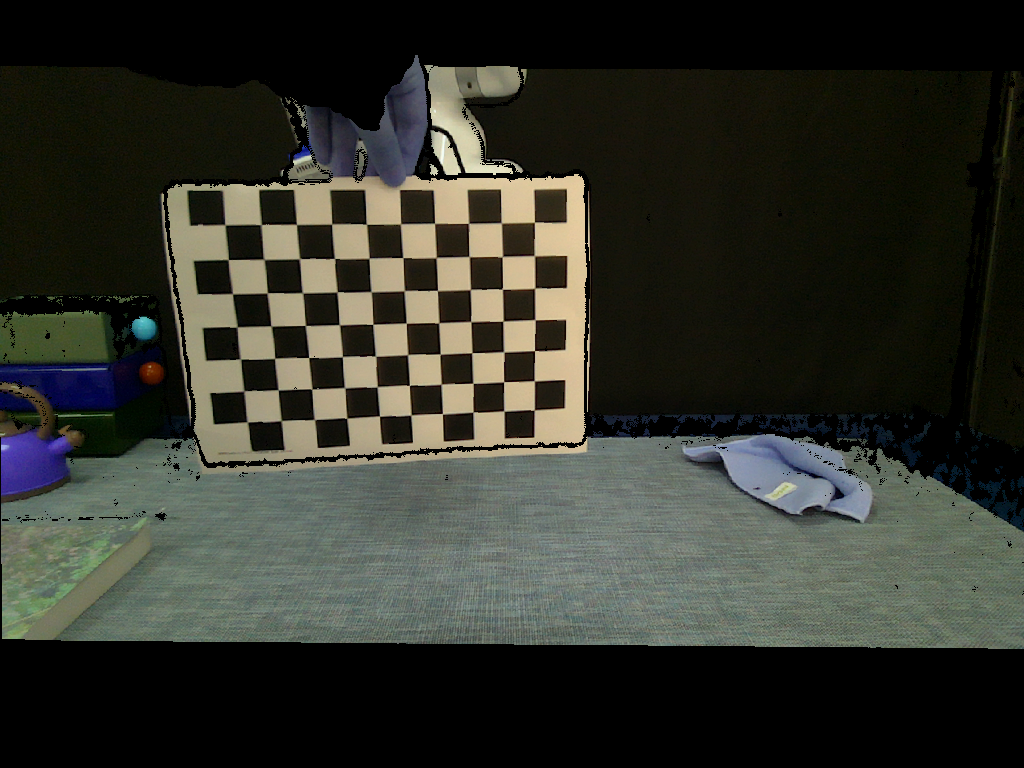
#> input picture captures1/camera_2_f1422097/color_1.png, 1024 x 768 px; its folder holds only this picture in this run
$ python calibration.py
#> lines starting #> are read from the running program, lines starting #| are printed output that depends on the picture; after the words box and inside, x2 and y2 are one past the last pixel; in counts of white or black regions, pixels touching at a corner belong together
import numpy as np
import cv2
import glob
import os
from matplotlib import pyplot as plt

# Chessboard parameters
BOARD_WIDTH = 10    # Number of inner corners (width)
BOARD_HEIGHT = 7   # Number of inner corners (height)
SQUARE_SIZE = 0.024  # Size of one square in meters (or your preferred unit)

def calibrate_camera(image_paths, camera_name):
    """Calibrate a single camera and return its intrinsics and extrinsics"""
    # Prepare object points (0,0,0), (1,0,0), (2,0,0) ..., (8,5,0)
    objp = np.zeros((BOARD_WIDTH * BOARD_HEIGHT, 3), np.float32)
    objp[:, :2] = np.mgrid[0:BOARD_WIDTH, 0:BOARD_HEIGHT].T.reshape(-1, 2) * SQUARE_SIZE

    # Arrays to store object points and image points from all images
    objpoints = []  # 3d points in real world space
    imgpoints = []  # 2d points in image plane

    # Find chessboard corners
    for fname in image_paths:
        img = cv2.imread(fname)
        gray = cv2.cvtColor(img, cv2.COLOR_BGR2GRAY)

        # Find the chessboard corners
        ret, corners = cv2.findChessboardCorners(gray, (BOARD_WIDTH, BOARD_HEIGHT), None)

        # If found, add object points, image points
        if ret:
            objpoints.append(objp)

            # Refine corner locations
            criteria = (cv2.TERM_CRITERIA_EPS + cv2.TERM_CRITERIA_MAX_ITER, 30, 0.001)
            corners2 = cv2.cornerSubPix(gray, corners, (11, 11), (-1, -1), criteria)
            imgpoints.append(corners2)

            # Draw and display the corners
            img = cv2.drawChessboardCorners(img, (BOARD_WIDTH, BOARD_HEIGHT), corners2, ret)
            cv2.imshow(f'{camera_name} - Corners', img)
            cv2.waitKey(500)

    cv2.destroyAllWindows()

    if not objpoints:
        raise ValueError(f"No chessboard corners found for camera {camera_name}")

    # Calibrate camera
    ret, mtx, dist, rvecs, tvecs = cv2.calibrateCamera(objpoints, imgpoints, gray.shape[::-1], None, None)

    # For extrinsic calibration relative to world (chessboard), we'll use the first image
    # The world coordinate system is defined by the chessboard in the first image
    R, _ = cv2.Rodrigues(rvecs[0])  # Convert rotation vector to matrix
    T = tvecs[0]  # Translation vector

    return mtx, dist, R, T

def main():
    # Paths to images from three cameras
    camera_paths = {
        # 'cam1': sorted(glob.glob('captures/camera_1_231522072820/color_*.png')),
        'cam3': sorted(glob.glob('captures/camera_2_f1422097/color_*.png')),
        # 'cam2': sorted(glob.glob('captures/camera_1_317622075882/color_*.png')),
    }

    # Verify we have images
    for cam_name, paths in camera_paths.items():
        if not paths:
            raise ValueError(f"No images found for {cam_name}")
        print(f"Found {len(paths)} images for {cam_name}")

    # Calibrate each camera
    cameras = {}
    for cam_name, paths in camera_paths.items():
        print(f"\nCalibrating {cam_name}...")
        mtx, dist, R, T = calibrate_camera(paths, cam_name)
#> in calibrate_camera, img is the input picture: shape (768, 1024, 3); mean B, G, R 43.5, 51.5, 49.9
#> in calibrate_camera, `gray = cv2.cvtColor(img, cv2.COLOR_BGR2GRAY)`:
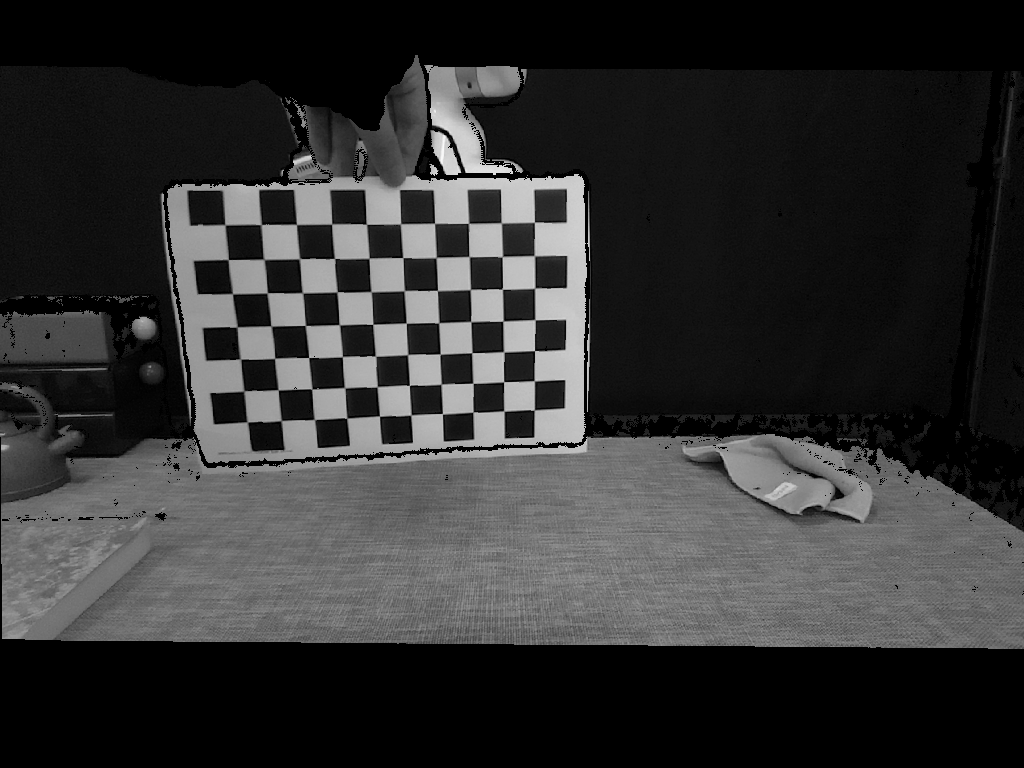
#> gray: shape (768, 1024); min 0, max 250, mean 50.1
#> in calibrate_camera, `ret, corners = cv2.findChessboardCorners(gray, (BOARD_WIDTH, BOARD_HEI..`: ret = True; corners = 70 rows, first 8: [225.1, 224.9], [261.2, 224.6], [296.5, 224.5], [331.6, 224.1], [366.4, 224.2], [400.5, 223.9], [434.5, 223.3], [468.5, 223.3]
#> in calibrate_camera, `corners2 = cv2.cornerSubPix(gray, corners, (11, 11), (-1, -1), criteria)`: corners2 = 70 rows, first 8: [224.9, 224.7], [261.1, 224.5], [296.4, 224.4], [331.7, 224], [366.3, 224.2], [400.5, 223.8], [434.6, 223.3], [468.6, 223.4]
#> in calibrate_camera, `img = cv2.drawChessboardCorners(img, (BOARD_WIDTH, BOARD_HEIGHT), corn..`:
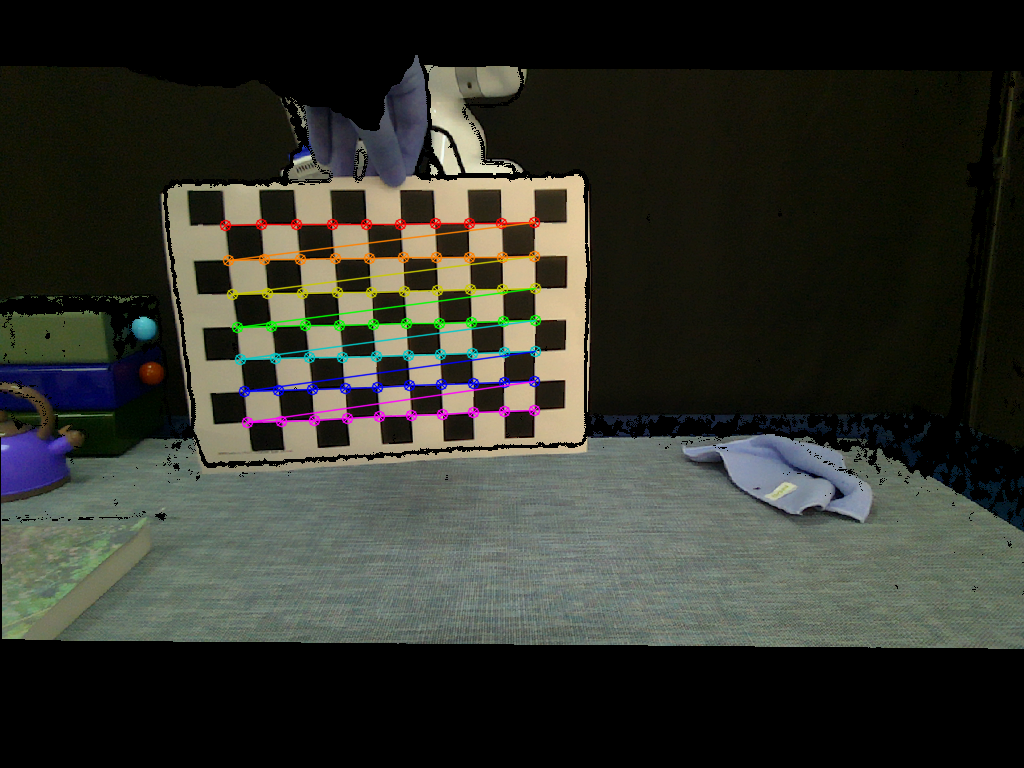
#> img: shape (768, 1024, 3); 2.13% of pixels changed, all inside (x1, y1, x2, y2) = (219, 216, 542, 429)
#> in calibrate_camera, `ret, mtx, dist, rvecs, tvecs = cv2.calibrateCamera(objpoints, imgpoint..`: ret = 0.332; mtx = [[576.6, 0, 474.4], [0, 547.9, 432.6], [0, 0, 1]]; dist = [[0.0767, -0.152, -0.00421, 0.00372, 0.0146]]; rvecs = ([0.203, -0.113, -0.0377],); tvecs = ([-0.171, -0.149, 0.398],)
#> in calibrate_camera, `R, _ = cv2.Rodrigues(rvecs[0])`: R = [[0.993, 0.026, -0.116], [-0.0488, 0.979, -0.199], [0.108, 0.203, 0.973]]
#> in calibrate_camera, `T = tvecs[0]`: T = [-0.171, -0.149, 0.398]
#> mtx = [[576.6, 0, 474.4], [0, 547.9, 432.6], [0, 0, 1]]; dist = [[0.0767, -0.152, -0.00421, 0.00372, 0.0146]]; T = [-0.171, -0.149, 0.398]
        cameras[cam_name] = {
            'K': mtx,       # Intrinsic matrix
            'dist': dist,    # Distortion coefficients
            'R': R,          # Rotation matrix (world to camera)
            'T': T          # Translation vector (world to camera)
        }
        print(f"Calibration complete for {cam_name}")

    # Print results
    print("\nExtrinsic parameters (world to camera):")
    for cam_name, params in cameras.items():
        print(f"\n{cam_name}:")
        for key in params:

            print(f"{key}:")
            print(params[key])
#> this loop made 1 pass
#> cam_name on pass 1: 'cam3'
#> (printed output is left out)
        # print("Translation vector:")
        # print(params['T'])

    # Visualize camera positions (optional)
    fig = plt.figure()
    ax = fig.add_subplot(111, projection='3d')

    # Plot world origin (chessboard center)
    ax.scatter(0, 0, 0, c='r', marker='o', s=100, label='World Origin')

    # Plot camera positions
    colors = ['b', 'g', 'y']
    for i, (cam_name, params) in enumerate(cameras.items()):
        # Camera position in world coordinates is -R^T * T
        cam_pos = -params['R'].T @ params['T']
        ax.scatter(cam_pos[0], cam_pos[1], cam_pos[2], c=colors[i], marker='^', s=100, label=cam_name)

        # Draw camera axes
        axis_length = 0.1
        axes = np.eye(3) * axis_length
        rot_axes = params['R'].T @ axes
        for j in range(3):
            ax.quiver(cam_pos[0], cam_pos[1], cam_pos[2],
                     rot_axes[0, j], rot_axes[1, j], rot_axes[2, j],
                     color=['r', 'g', 'b'][j], length=axis_length)
#> this loop made 1 pass
#> (cam_name, cam_pos, axis_length, axes) on pass 1: ('cam3', [0.12, 0.0695, -0.437], 0.1, [[0.1, 0, 0], [0, 0.1, 0], [0, 0, 0.1]])

    ax.set_xlabel('X')
    ax.set_ylabel('Y')
    ax.set_zlabel('Z')
    ax.set_title('Camera Positions Relative to World Origin')
    ax.legend()
    plt.show()
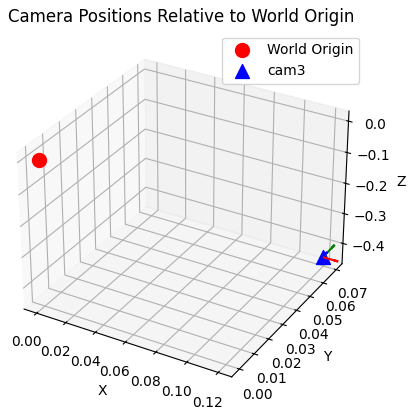
#> figure drawn by matplotlib, 1 panel

if __name__ == "__main__":
    main()
